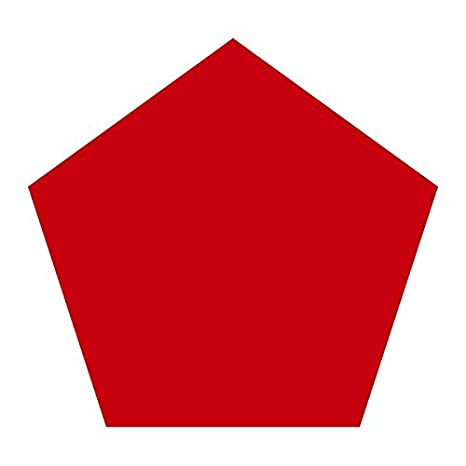
#> input picture uloha2-hough-transform/test_images/pentagon.jpg, 466 x 466 px
$ python hough_transform.py test_images/pentagon.jpg 100
#> lines starting #> are read from the running program, lines starting #| are printed output that depends on the picture; after the words box and inside, x2 and y2 are one past the last pixel; in counts of white or black regions, pixels touching at a corner belong together
#!/usr/bin/env python3
import numpy as np
import matplotlib.image as mpimg
import matplotlib.pyplot as plt
import math, sys


def grayscale(rgb):
    # https://stackoverflow.com/questions/12201577/how-can-i-convert-an-rgb-image-into-grayscale-in-python
    y = [0.299, 0.587, 0.114]
    res = y[0] * rgb[:, :, 0] + y[1] * rgb[:, :, 1] + y[2] * rgb[:, :, 2]
    return res

def convolution(img, kernel, ker_size):
    res = np.zeros_like(img)
    added = int(ker_size / 2)
    # Pre prejdenie vsetkych pixelov, aj hran, zvacsime povodne rozmery obrazka
    image_tmp = np.zeros((img.shape[0] + added * 2, img.shape[1] + added * 2))
    image_tmp[added:-added, added:-added] = img
    for j in range(img.shape[1]):
        for i in range(img.shape[0]):
            res[i, j] = (image_tmp[i: i + ker_size, j: j + ker_size] * kernel).sum()
    return res

#https://towardsdatascience.com/canny-edge-detection-step-by-step-in-python-computer-vision-b49c3a2d8123
def non_max_suppression(img, D):
    Z = np.zeros_like(img)
    angle = D * 180.0 / 3.14159265
    angle[angle < 0] += 180
    for i in range(1, img.shape[0] - 1):
        for j in range(1, img.shape[1] - 1):
            # angle 0
            if (0 <= angle[i, j] < 22.5) or (157.5 <= angle[i, j] <= 180):
                q = img[i, j + 1]
                r = img[i, j - 1]
            # angle 45
            elif 22.5 <= angle[i, j] < 67.5:
                q = img[i + 1, j - 1]
                r = img[i - 1, j + 1]
            # angle 90
            elif 67.5 <= angle[i, j] < 112.5:
                q = img[i + 1, j]
                r = img[i - 1, j]
            # angle 135
            elif 112.5 <= angle[i, j] < 157.5:
                q = img[i - 1, j - 1]
                r = img[i + 1, j + 1]
            else:
                q = 255
                r = 255

            if (img[i, j] >= q) and (img[i, j] >= r):
                Z[i, j] = img[i, j]
            else:
                Z[i, j] = 0
    return Z

def double_threshold(img, low=0.05, high=0.25, weak=5, strong=255):
    high = img.max() * high
    low = high * low
    res = np.zeros_like(img)
    s_i, s_j = np.where(img >= high)
    w_i, w_j = np.where((img <= high) & (img >= low))
    res[w_i, w_j] = weak
    res[s_i, s_j] = strong
    return res

def edge_tracking_by_hysteresis(img, weak, strong):
    for i in range(1, img.shape[0] - 1):
        for j in range(1, img.shape[1] - 1):
            if img[i, j] == weak:
                if (img[i, j - 1] == strong
                        or img[i, j + 1] == strong
                        or img[i + 1, j - 1] == strong
                        or img[i + 1, j] == strong
                        or img[i + 1, j + 1] == strong
                        or img[i - 1, j - 1] == strong
                        or img[i - 1, j] == strong
                        or img[i - 1, j + 1] == strong):
                    img[i, j] = strong
                else:
                    img[i, j] = 0
    return img

def canny_edge_detector(img, low_threshold, high_threshold):
    # 1. krok
    # Gaussian kernel
    x = np.array([[-2, -2, -2, -2, -2],
                  [-1, -1, -1, -1, -1],
                  [0, 0, 0, 0, 0],
                  [1, 1, 1, 1, 1],
                  [2, 2, 2, 2, 2]])
    y = np.array([[-2, -1, 0, 1, 2],
                  [-2, -1, 0, 1, 2],
                  [-2, -1, 0, 1, 2],
                  [-2, -1, 0, 1, 2],
                  [-2, -1, 0, 1, 2]])
    # https://en.wikipedia.org/wiki/Gaussian_blur
    ou = 0.84089642
    gk = (1 / (2 * 3.14159265 * ou ** 2)) * np.exp(-((x ** 2 + y ** 2) / (2 * (ou ** 2))))
    img_1 = convolution(img, gk, 5)

    # 2. krok
    # Gradient intenzita
    Kx = np.array([[-1, 0, 1],
                   [-2, 0, 2],
                   [-1, 0, 1]])
    Ky = np.array([[1, 2, 1],
                   [0, 0, 0],
                   [-1, -2, -1]])
    Ix = convolution(img_1, Kx, 3)
    Iy = convolution(img_1, Ky, 3)
    g = np.hypot(Ix, Iy)
    img_2 = g / g.max() * 255
    theta = np.arctan2(Iy, Ix)

    # 3. krok
    # Non-maximum potlacenie - stensenie objavenych hran
    img_3 = non_max_suppression(img_2, theta)

    # 4. krok
    # Double threshold
    weak_points = 5
    strong_points = 255
    img_4 = double_threshold(img_3, low_threshold, high_threshold, weak_points, strong_points)

    # 5. krok
    # Hystereza - detekcia hran
    img_5 = edge_tracking_by_hysteresis(img_4, weak_points, strong_points)
    return img_5

def hough_transformation(img, width, height, value_threshold=5):
    thety = np.deg2rad(np.arange(-90.0, 90.0, 1))
    num_thety = len(thety)
    cos_thety = np.cos(thety)
    sin_thety = np.sin(thety)
    uhl_dlzka = int(round(math.sqrt(width**2 + height**2)))
    rka = np.linspace(-uhl_dlzka, uhl_dlzka, uhl_dlzka * 2)
    # Inicializacia akumulatora
    accumulator = np.zeros((2 * uhl_dlzka, num_thety))
    edges = img > value_threshold
    y_idxs, x_idxs = np.nonzero(edges)
    # Volenie pre jednotlive hodnoty do akumulatora
    for i in range(len(x_idxs)):
        x = x_idxs[i]
        y = y_idxs[i]
        for t_idx in range(num_thety):
            r = uhl_dlzka + int(round(x * cos_thety[t_idx] + y * sin_thety[t_idx]))
            accumulator[r, t_idx] += 1
    return accumulator, thety, rka

def get_hough_lines(accumulator, thety, rka, image_width, threshold=100):
    i, j = np.where(accumulator > threshold)
    r = rka[i]
    theta = thety[j]
    xvals = []
    yvals = []
    for ind in range(0, theta.size):
        xvals.append(np.arange(0, image_width))
        yvals.append((r[ind] - xvals[ind] * np.cos(theta[ind])) / np.sin(theta[ind]))
    return xvals, yvals, i, j

def show_image(img, name, save_to_path=None):
    plt.imshow(img)
    plt.title(name)
    if img.ndim == 2:
        plt.set_cmap('gray')
    if save_to_path is not None:
        plt.savefig(save_to_path)
    plt.show()

def show_image_with_detected_lines(img, name, xvals, yvals, save_to_path=None):
    plt.imshow(img)
    plt.title(name)
    plt.axis('image')
    for i in range(0, np.shape(xvals)[0]):
        plt.plot(xvals[i], yvals[i], color='green')
    if save_to_path is not None:
        plt.savefig(save_to_path)
    plt.show()

def show_detected_lines(img, name, accumulator, acc_i, acc_j, xvals, yvals, save_to_path=None):
    fig, ax = plt.subplots(1, 2, figsize=(10, 10))
    ax[0].imshow(img, cmap=plt.cm.gray)
    ax[0].set_title(name)
    ax[0].axis('image')
    ax[0].set_xlim((0, img.shape[1]))
    ax[0].set_ylim((img.shape[0], 0))
    for i in range(0, np.shape(xvals)[0]):
        ax[0].plot(xvals[i], yvals[i], color='red')
    ax[1].imshow(accumulator, cmap=plt.cm.terrain)
    for i in range(0, np.size(acc_i)):
        ax[1].plot(acc_j[i], acc_i[i], color='red', marker='*', markersize=4)
    ax[1].set_aspect('equal', adjustable='box')
    ax[1].set_title('Hough transform')
    ax[1].set_xlabel('Angles (degrees)')
    ax[1].set_ylabel('Distance (pixels)')
    if save_to_path is not None:
        plt.savefig(save_to_path, bbox_inches='tight')
    plt.show()

def test_image(img, acc_threshold, output_name, thres_low, thres_high, save_to_path=None):
    w = img.shape[0]
    h = img.shape[1]
    img_grey = grayscale(img)
    img_with_edges = canny_edge_detector(img_grey, thres_low, thres_high)
    accumulator, thety, rka = hough_transformation(img_with_edges, w, h)
    xvals, yvals, acc_i, acc_j = get_hough_lines(accumulator, thety, rka, w, acc_threshold)
    show_detected_lines(img_with_edges, output_name, accumulator, acc_i, acc_j, xvals, yvals, save_to_path)
    return xvals, yvals, img_with_edges

if __name__ == '__main__':
    if len(sys.argv) < 3:
        print('Usage: hough_transform.py <path_to_picture> <hough_transform_threshold>')
    else:
        img_path = sys.argv[1]
        hough_threshold = int(sys.argv[2])
        img = mpimg.imread(img_path)
#> img is the input picture: shape (466, 466, 3); mean R, G, B 225.3, 125.6, 132.8
        xlines, ylines, img_with_edges = test_image(img, hough_threshold, 'Hough transform detekcia', 0.02, 0.10, 'Hough_transform_detekcia')
#> after the loop in convolution, `for j in range(img.shape[1]):`:
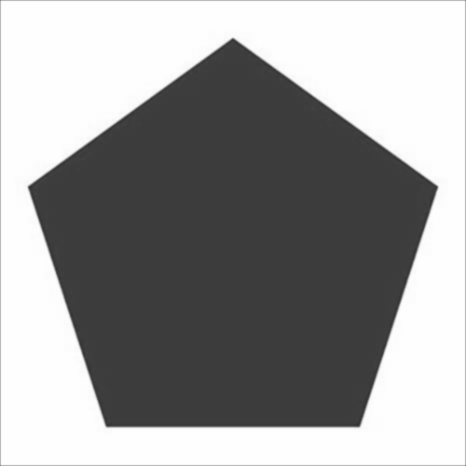
#> res: shape (466, 466) float64; min 50.42, max 254.2, mean 155.1
#> call 3 of convolution, with kernel = array of shape (3, 3), ker_size = 3
#> after the loop in convolution (call 3), `for j in range(img.shape[1]):`:
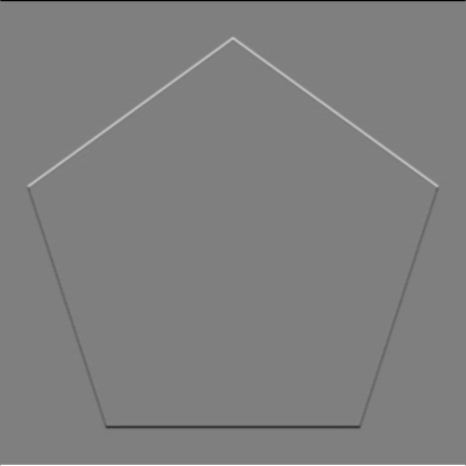
#> res: shape (466, 466) float64; min -988.1, max 988.1, mean 0; drawn with min black and max white
#> after the loop in non_max_suppression, `for i in range(1, img.shape[0] - 1):`:
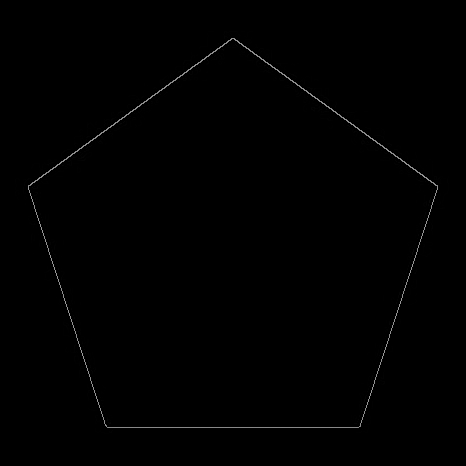
#> Z: shape (466, 466) float64; min 0, max 158.1, mean 1
#> in double_threshold, `high = img.max() * high`: high = 15.81
#> in double_threshold, `low = high * low`: low = 0.316
#> in double_threshold, `s_i, s_j = np.where(img >= high)`: s_i = 1440 values from 38 to 427; s_j = 1440 values, max 437 at index 703, min 28 at index 698, mean 232.5
#> in double_threshold, `w_i, w_j = np.where((img <= high) & (img >= low))`: w_i = 6588 values from 31 to 433; w_j = 6588 values, max 448 at index 3133, min 15 at index 3164, mean 231.7
#> after the loop in edge_tracking_by_hysteresis, `for i in range(1, img.shape[0] - 1):`:
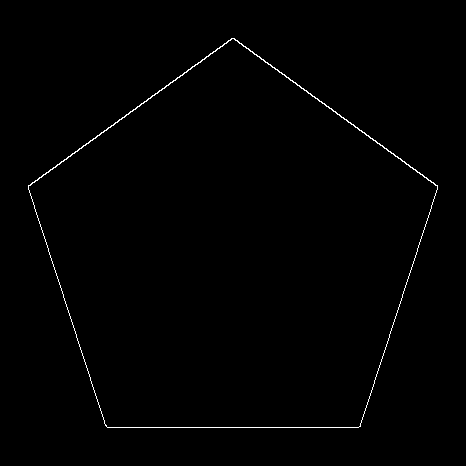
#> img: shape (466, 466) float64; 0.66% white in thin lines or dots, all inside (x1, y1, x2, y2) = (28, 38, 438, 428)
#> in hough_transformation, `y_idxs, x_idxs = np.nonzero(edges)`: y_idxs = 1440 values from 38 to 427; x_idxs has the same summary as s_j in double_threshold
#> the loop in hough_transformation, `for i in range(len(x_idxs)):` made 1440 passes
#> (x, y) on passes 1 to 3: (231, 38), (232, 38), (233, 38)
#> after the loop in hough_transformation, `for i in range(len(x_idxs)):`:
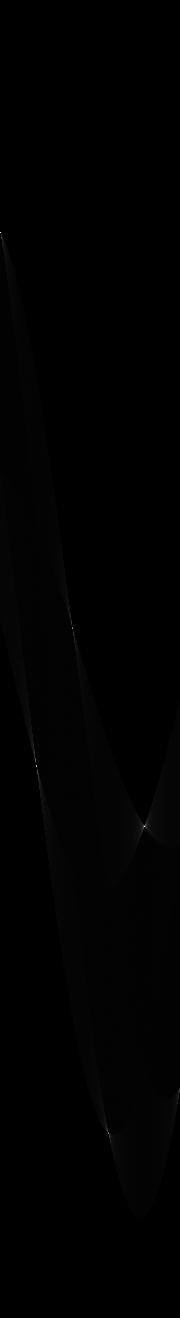
#> accumulator: shape (1318, 180) float64; min 0, max 252, mean 1.1
#> in test_image, `accumulator, thety, rka = hough_transformation(img_with_edges, w, h)`: thety = 180 values from -1.57 to 1.55; rka = 1318 values from -659 to 659
#> in get_hough_lines, `i, j = np.where(accumulator > threshold)`: i = [232, 628, 765, 766, 826, 1133]; j = [0, 72, 36, 36, 144, 108]
#> in get_hough_lines, `r = rka[i]`: r = [-426.8, -30.52, 106.6, 107.6, 167.6, 474.9]
#> in get_hough_lines, `theta = thety[j]`: theta = [-1.57, -0.314, -0.942, -0.942, 0.942, 0.314]
#> after the loop in get_hough_lines, `for ind in range(0, theta.size):`: xvals = 6 items
#> in test_image, `xvals, yvals, acc_i, acc_j = get_hough_lines(accumulator, thety, rka, ..`: acc_i = [232, 628, 765, 766, 826, 1133]; acc_j = [0, 72, 36, 36, 144, 108]
#> in show_detected_lines, `plt.savefig(save_to_path, bbox_inches='tight')`:
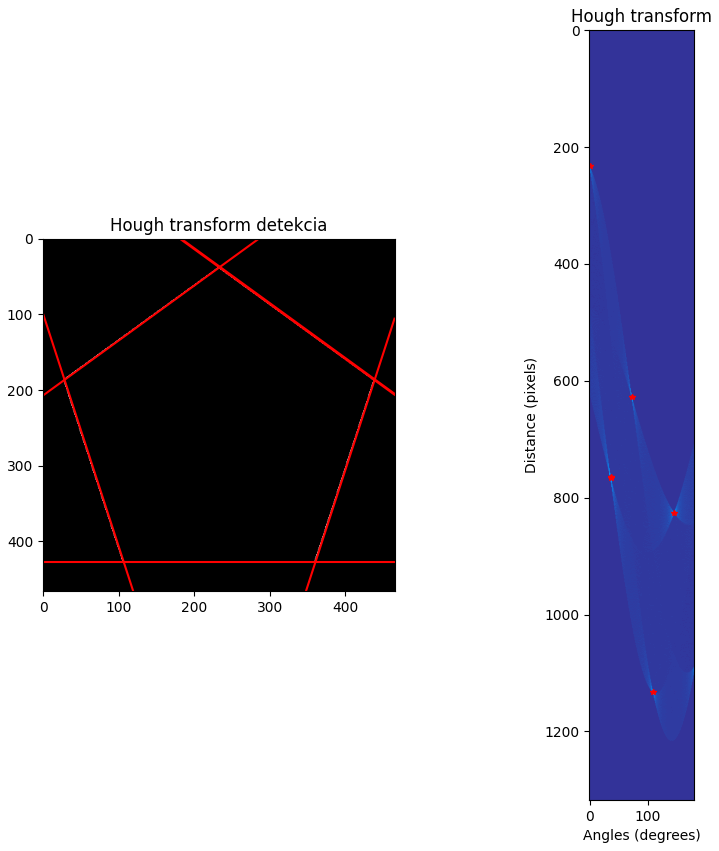
#> figure drawn by matplotlib, 2 panels
#> xlines = 6 items; ylines = 6 items
        show_image(img_with_edges, "Obraz - detekcia hran", "Obr_edges")
        show_image_with_detected_lines(img, "Vstupny obraz - vysledok", xlines, ylines, 'obr_final')
#> in show_image_with_detected_lines, `plt.savefig(save_to_path)`:
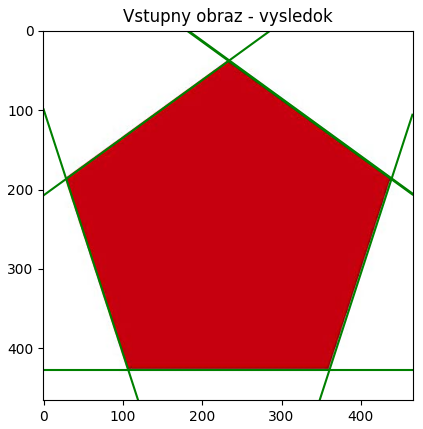
#> figure drawn by matplotlib, 1 panel


    # [16 lines of commented-out code are left out]
